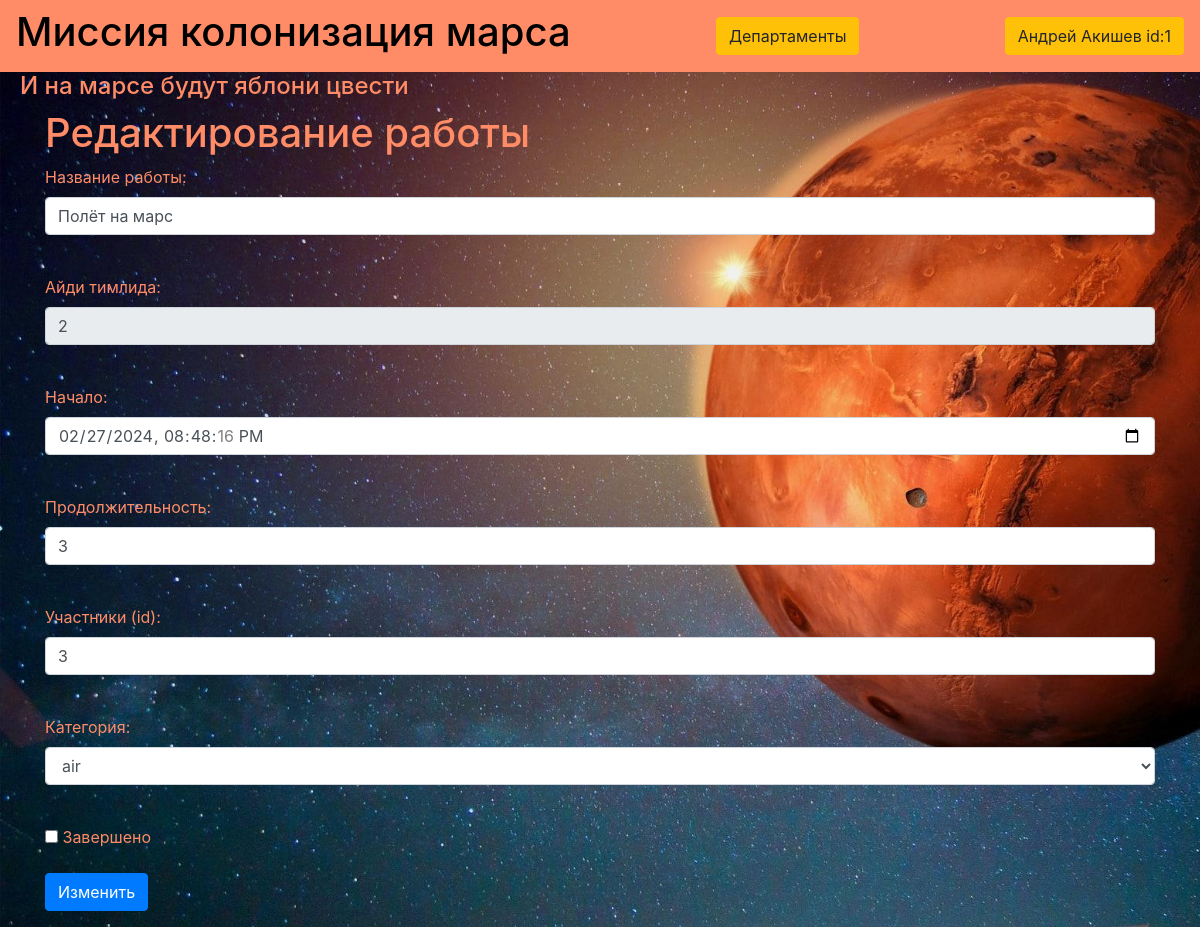
The page /editjob/2 (signed in) on the database its author committed.
### data/users.py (models this page shows, shortened)
class User(SqlAlchemyBase, UserMixin, SerializerMixin):
    __tablename__ = 'users'
    id = sqlalchemy.Column(sqlalchemy.Integer, primary_key=True, autoincrement=True)
    name = sqlalchemy.Column(sqlalchemy.String, nullable=True)
    surname = sqlalchemy.Column(sqlalchemy.String, nullable=True)
    age = sqlalchemy.Column(sqlalchemy.Integer, nullable=True)
    position = sqlalchemy.Column(sqlalchemy.String, nullable=True)
    speciality = sqlalchemy.Column(sqlalchemy.String, nullable=True)
    address = sqlalchemy.Column(sqlalchemy.String, nullable=True)
    email = sqlalchemy.Column(sqlalchemy.String, nullable=True, unique=True)
    hashed_password = sqlalchemy.Column(sqlalchemy.String, nullable=True)
    modified_date = sqlalchemy.Column(sqlalchemy.DateTime, default=dt.datetime.now())
    jobs = orm.relationship("Jobs", back_populates='lead')
    departaments = orm.relationship("Departament", back_populates='chf')

### data/jobs.py (models this page shows, shortened)
class Jobs(SqlAlchemyBase, SerializerMixin):
    __tablename__ = 'jobs'
    id = sqlalchemy.Column(sqlalchemy.Integer, primary_key=True, autoincrement=True)
    team_leader = sqlalchemy.Column(sqlalchemy.Integer, sqlalchemy.ForeignKey('users.id'))
    lead = orm.relationship('User')
    job = sqlalchemy.Column(sqlalchemy.String)
    work_size = sqlalchemy.Column(sqlalchemy.Integer)
    collaborators = sqlalchemy.Column(sqlalchemy.String)
    start_date = sqlalchemy.Column(sqlalchemy.DateTime, nullable=True)
    end_date = sqlalchemy.Column(sqlalchemy.DateTime, nullable=True)
    is_finished = sqlalchemy.Column(sqlalchemy.Boolean)
    categories = orm.relationship("Category", secondary="association", backref="jobs")

### main.py (the view, shortened to what this page needs)
@app.route('/editjob/<int:idjob>', methods=['GET', 'POST'])
@login_required
def editjob(idjob):
    form = NewJobForm()
    userid = current_user.id
    if request.method == "GET":
        db_sess = db_session.create_session()
        job = db_sess.query(Jobs).filter(Jobs.id == idjob).first()
        if job and (job.team_leader == userid or userid == 1):
            form.job.data = job.job
            form.work_size.data = job.work_size
            form.start_date.data = job.start_date
            form.collaborators.data = job.collaborators
            form.completed.data = job.is_finished
            form.teamlead.data = job.team_leader
            form.teamlead.render_kw = {'readonly': True}
            form.submit.label.text = 'Изменить'
            form.category.data = job.categories[0].name
        else:
            abort(404)
    return render_template('newjob.html', title='Редактирование работы', form=form)

### froms/newjob.py
class NewJobForm(FlaskForm):
    job = StringField('Название работы:', validators=[DataRequired()])
    teamlead = IntegerField('Айди тимлида:', validators=[DataRequired()])
    work_size = IntegerField('Продолжительность:', validators=[DataRequired()])
    start_date = DateTimeLocalField('Начало:', default=datetime.datetime.now())
    completed = BooleanField('Завершено')
    collaborators = StringField('Участники (id):', validators=[DataRequired()])
    global_init('db/users.db')
    sess = create_session()
    cats = [item.name for item in sess.query(Category).all()]
    category = SelectField('Категория:', choices=(cats + ['NoneType']))
    submit = SubmitField(label='Создать')

### data/db_session.py (called while the page is built)
def create_session() -> Session:
    global __factory
    return __factory()

### main.py (called while the page is built)
@loginmng.user_loader
def load_user(user_id):
    db_sess = db_session.create_session()
    return db_sess.query(User).get(user_id)

### templates/newjob.html (shortened to what this page needs)
{% extends "base.html" %}
{% block content %}
<h1>{{ title }}</h1>
<form action="" method="POST">
    <p>
        {{ form.job.label }}
        {{ form.job(class="form-control") }}<br>
    </p>
    <p>
        {{ form.teamlead.label }}
        {{ form.teamlead(class="form-control") }}<br>
    </p>
    <p>
        {{ form.start_date.label }}
        {{ form.start_date(class="form-control", type="datetime-local")}}<br>
    </p>
    <p>
        {{ form.work_size.label }}
        {{ form.work_size(class="form-control", type="number") }}<br>
    </p>
    <p>
        {{ form.collaborators.label }}
        {{ form.collaborators(class="form-control") }}<br>
    </p>
    <p>
        {{ form.category.label }}
        {{ form.category(class="form-control") }}<br>
    </p>
    <p>{{ form.completed() }} {{ form.completed.label }}</p>
    <p>{{ form.submit(type="submit", class="btn btn-primary") }}</p>
</form>
{% endblock %}

### templates/base.html (shortened to what this page needs)
<!DOCTYPE html>
<html lang="en">
<head>
    <link rel="stylesheet"
          href="https://stackpath.bootstrapcdn.com/bootstrap/4.4.1/css/bootstrap.min.css"
>
    <link rel="stylesheet" type="text/css" href="{{url_for('static', filename='css/file.css')}}" />
</head>
<body>
<header>
    <nav class="navbar" style="background-color: #ff8c66;">
        <a class="h1" href="/" style="color: black; text-decoration: none">Миссия колонизация марса</a>
        <a type="button" class="btn btn-warning" href="/deptable"> Департаменты </a>
        {% if current_user.is_authenticated %}
            <a type="button" class="btn btn-warning" href="/logout"> {{ current_user.name }} {{ current_user.surname }} id:{{ current_user.id }} </a>
        {% else %}
            <a type="button" class="btn btn-warning" href="/login"> Войти </a>
        {% endif %}
    </nav>
</header>
<h4>И на марсе будут яблони цвести</h4>
<main role="main" class="container">
    {% block content %}{% endblock %}
</main>
</body>
</html>

### static/css/file.css (style rules this page uses)
h4 { color: #ff8c66; padding-left: 20px; }
body { background-image: url('/static/img/background.jpg'); background-size: cover; }
label { color: #ff8c66 }
h1 { color: #ff8c66 }

### rows shown on the page
User: name "Андрей", surname "Акишев", id "1"
Jobs: job "Полёт на марс", start_date "02/27/2024 20:48:16", work_size "3", collaborators "3"

### other values the page prints
{{ title }} "Редактирование работы"
